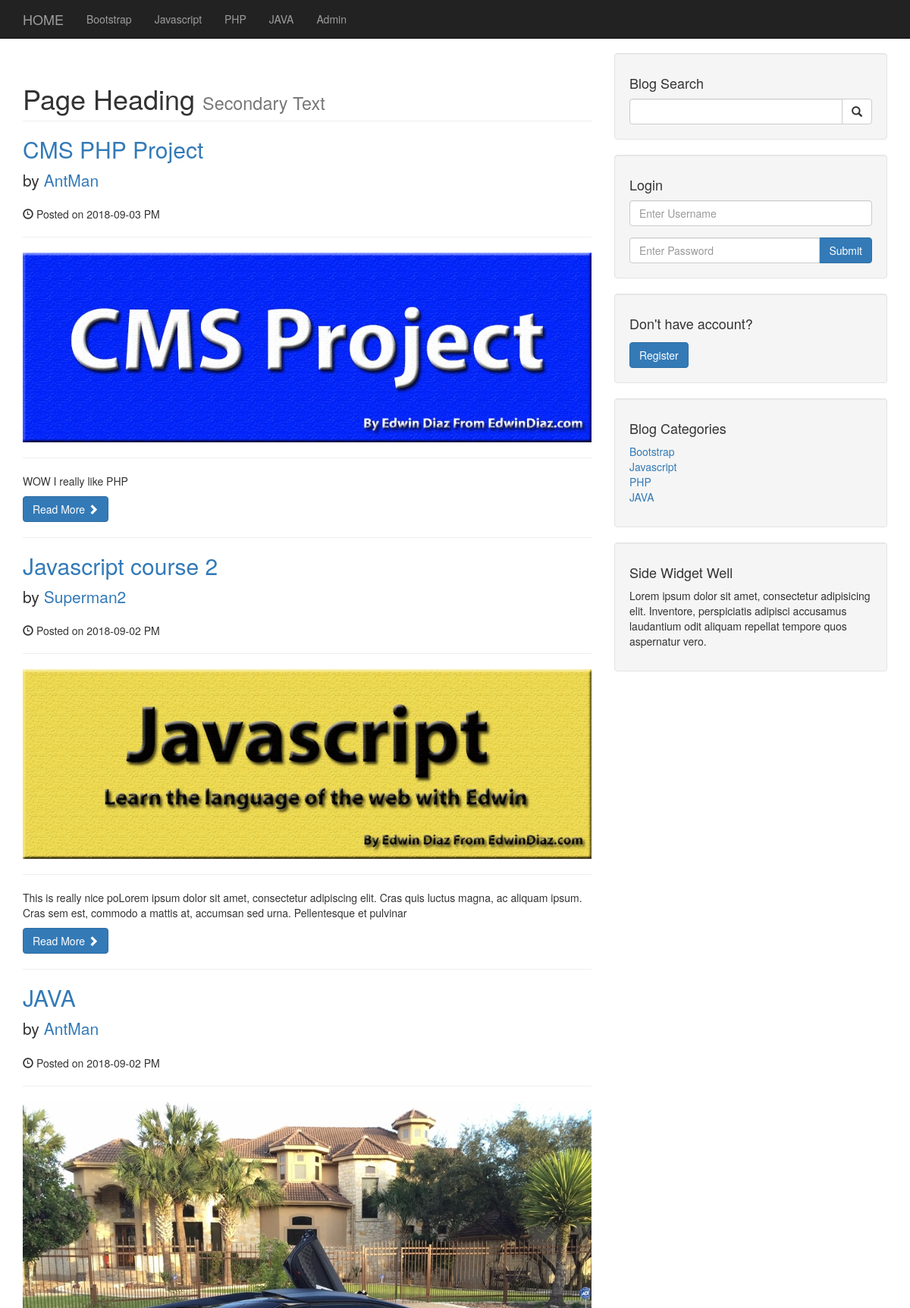
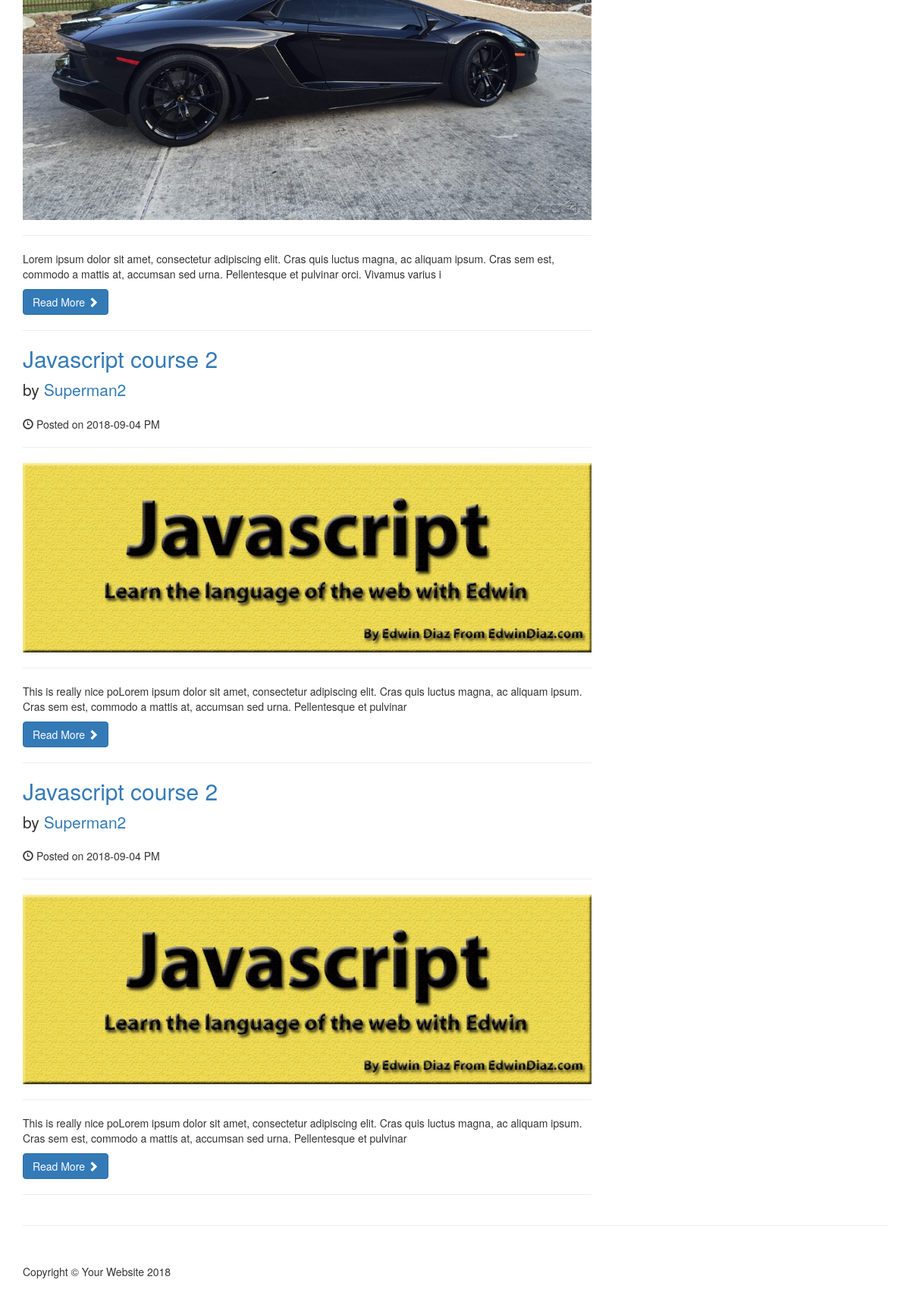
/cms/category.php?category=1, run on the app's committed database (2 pictures, top to bottom).
### tables this page shows
CREATE TABLE `categories` (
  `cat_id` int(3) NOT NULL,
  `cat_title` varchar(255) NOT NULL
);

CREATE TABLE `posts` (
  `post_id` int(3) NOT NULL,
  `post_category_id` int(3) NOT NULL,
  `post_title` varchar(255) NOT NULL,
  `post_author` varchar(255) NOT NULL,
  `post_date` date NOT NULL,
  `post_image` text NOT NULL,
  `post_content` text NOT NULL,
  `post_tags` varchar(255) NOT NULL,
  `post_status` varchar(255) NOT NULL DEFAULT 'draft',
  `post_views_count` int(11) NOT NULL DEFAULT '0'
);

### cms/category.php (the view)
<?php include "includes/db.php"; ?>
<?php include "includes/header.php"; ?>
    <?php include "includes/navigation.php"; ?>
    <div class="container">
        <div class="row">
            <div class="col-md-8">
                 <h1 class="page-header">
                    Page Heading
                    <small>Secondary Text</small>
                </h1>
                <?php
                    if(isset($_GET['category'])){
                        $post_category_id = $_GET['category'];
                    }
                    $query = "SELECT * FROM posts WHERE post_category_id = $post_category_id";
                    $result = mysqli_query($connection, $query);
                    while ($row = mysqli_fetch_assoc($result)){
                        $post_id = $row['post_id'];
                        $post_title = $row['post_title'];
                        $post_author = $row['post_author'];
                        $post_date = $row['post_date'];
                        $post_image = $row['post_image'];
                        $post_content = substr($row['post_content'], 0, 200);
                    ?>
                <h2>
                    <a href="post.php?p_id=<?php echo $post_id ?>"><?php echo $post_title ?></a>
                </h2>
                <p class="lead">
                    by <a href="index.php"><?php echo $post_author ?></a>
                </p>
                <p><span class="glyphicon glyphicon-time"></span> Posted on <?php echo $post_date ?> PM</p>
                <hr>
                    <a href="post.php?p_id=<?php echo $post_id ?>">
                        <img class="img-responsive" src="images/<?php echo $post_image ?>" alt="">
                    </a>
                <hr>
                <p><?php echo $post_content ?></p>
                <a class="btn btn-primary" href="#">Read More <span class="glyphicon glyphicon-chevron-right"></span></a>
                <hr>
                <?php
                }
                ?>
            </div>
            <?php include "includes/sidebar.php"; ?>
        </div>
        <hr>
<?php include "includes/footer.php"; ?>

### cms/includes/navigation.php (shortened to what this page needs)
<nav class="navbar navbar-inverse navbar-fixed-top" role="navigation">
    <div class="container">
        <div class="navbar-header">
            <a class="navbar-brand" href="index.php">HOME</a>
        </div>
        <div class="collapse navbar-collapse" id="bs-example-navbar-collapse-1">
            <ul class="nav navbar-nav">
                <?php
                    $query = "SELECT * FROM categories";
                    $result = mysqli_query($connection, $query);
                    while ($row = mysqli_fetch_assoc($result)){
                        $cat_title = $row['cat_title'];
                        echo "<li><a href='#'>{$cat_title}</a></li>";
                    }
                ?>
               <li><a href='admin/index.php'>Admin</a></li>
            </ul>
        </div>
    </div>
</nav>

### cms/includes/sidebar.php
<div class="col-md-4">
    <div class="well">
        <h4>Blog Search</h4>
        <form action="search.php" method="post">
            <div class="input-group">
                <input name="search" type="text" class="form-control">
                <span class="input-group-btn">
                    <button name="submit" class="btn btn-default" type="submit">
                        <span class="glyphicon glyphicon-search"></span>
                </button>
                </span>
            </div>
        </form>
    </div>
    <div class="well">
        <h4>Login</h4>
        <form action="includes/login.php" method="post">
            <div class="form-group">
                <input name="username" type="text" class="form-control" placeholder="Enter Username">
            </div>
            <div class="input-group">
                <input name="password" type="password" class="form-control" placeholder="Enter Password">
                <span class="input-group-btn">
                    <button class="btn btn-primary" name='login' type="submit">Submit</button>
                </span>
            </div>
        </form>
    </div>
    <div class="well">
        <h4>Don't have account?</h4>
        <form action="registration.php" style="padding-top: 5px">
            <div class="input-group">
                <input type="submit" value="Register" id="btn-login" class="btn btn-primary btn-md btn-block">
            </div>
        </form>
    </div>
    <div class="well">
        <?php
            $query = "SELECT * FROM categories";
            $result = mysqli_query($connection, $query);
        ?>
        <h4>Blog Categories</h4>
        <div class="row">
            <div class="col-lg-12">
                <ul class="list-unstyled">
                    <?php
                    while ($row = mysqli_fetch_assoc($result)){
                        $cat_title = $row['cat_title'];
                        $cat_id = $row['cat_id'];
                        echo "<li><a href='category.php?category=$cat_id'>{$cat_title}</a></li>";
                        }
                    ?>
                </ul>
            </div>
        </div>
    </div>
    <?php include "widget.php"?>
</div>

### cms/css/blog-home.css (style rules this page uses)
body { padding-top: 70px; }

### data on the page
categories: cat_title "Bootstrap"
categories: cat_title "Javascript"
categories: cat_title "PHP"
categories: cat_title "JAVA"
posts: post_title "CMS PHP Project", post_author "AntMan", post_date "2018-09-03", post_image (picture), post_content "WOW I really like PHP"
posts: post_title "Javascript course 2", post_author "Superman2", post_date "2018-09-02", post_image (picture), post_content "This is really nice poLorem ipsum dolor sit amet, consectetur adipiscing elit. Cras quis luctus magna, ac aliquam ipsum. Cras sem est, commodo a mattis at, accumsan sed urna. Pellentesque et pulvinar"
posts: post_title "JAVA", post_author "AntMan", post_date "2018-09-02", post_image (picture), post_content "Lorem ipsum dolor sit amet, consectetur adipiscing elit. Cras quis luctus magna, ac aliquam ipsum. Cras sem est, commodo a mattis at, accumsan sed urna. Pellentesque et pulvinar orci. Vivamus varius i"
posts: post_title "Javascript course 2", post_author "Superman2", post_date "2018-09-04", post_image (picture), post_content "This is really nice poLorem ipsum dolor sit amet, consectetur adipiscing elit. Cras quis luctus magna, ac aliquam ipsum. Cras sem est, commodo a mattis at, accumsan sed urna. Pellentesque et pulvinar"
posts: post_title "Javascript course 2", post_author "Superman2", post_date "2018-09-04", post_image (picture), post_content "This is really nice poLorem ipsum dolor sit amet, consectetur adipiscing elit. Cras quis luctus magna, ac aliquam ipsum. Cras sem est, commodo a mattis at, accumsan sed urna. Pellentesque et pulvinar"
